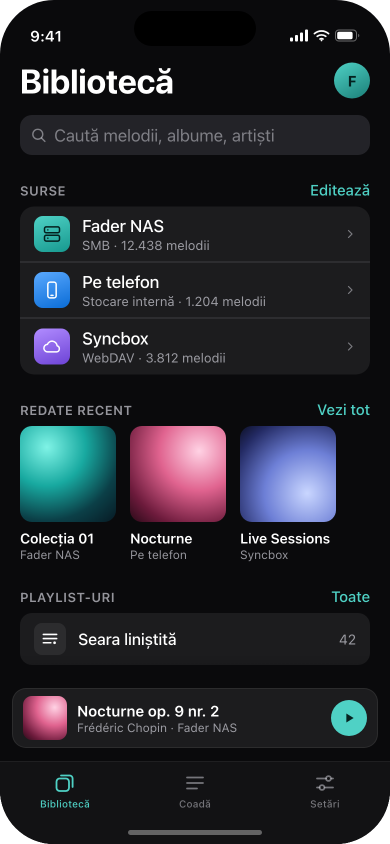
#> input picture AndroidMobile/design/shots/library.png, 780 x 1688 px (shown at 1/2 size)
$ python compose.py
#> lines starting #> are read from the running program, lines starting #| are printed output that depends on the picture
from PIL import Image, ImageDraw, ImageFilter, ImageFont
import os

SHOTS = "shots"
names = [
    ("library.png",  "Bibliotecă",            "surse, căutare, redate recent"),
    ("songs.png",    "Listă melodii",         "10.284 piste, fără blocaje"),
    ("player.png",   "Acum se redă",          "controale mari, progres clar"),
    ("settings.png", "Setări",                "accesibilitate în prim-plan"),
]

W, H = 390, 844
S = 2
PW, PH = W * S, H * S
GAP, MARGIN, HEADER = 80, 100, 240
LABEL_H = 150

cols = len(names)
sheet_w = MARGIN * 2 + PW * cols + GAP * (cols - 1)
sheet_h = HEADER + PH + LABEL_H + MARGIN

def load_font(candidates, size):
#> called with size = 64
    for path in candidates:
        if os.path.exists(path):
            try:
                return ImageFont.truetype(path, size)
            except Exception:
                continue
    return ImageFont.load_default()

SANS = ["/System/Library/Fonts/SFNS.ttf",
        "/System/Library/Fonts/Helvetica.ttc",
        "/System/Library/Fonts/Supplemental/Arial.ttf"]

f_title  = load_font(SANS, 64)
f_sub    = load_font(SANS, 30)
f_label  = load_font(SANS, 34)
f_small  = load_font(SANS, 26)

canvas = Image.new("RGB", (sheet_w, sheet_h), (10, 10, 12))

# soft teal glow
glow = Image.new("L", (sheet_w // 4, sheet_h // 4), 0)
#> glow: PIL image 890x544 L; every value is 0
gd = ImageDraw.Draw(glow)
gd.ellipse([sheet_w // 12, sheet_h // 20, sheet_w // 5, sheet_h // 5], fill=55)
glow = glow.resize((sheet_w, sheet_h), Image.LANCZOS).filter(ImageFilter.GaussianBlur(120))
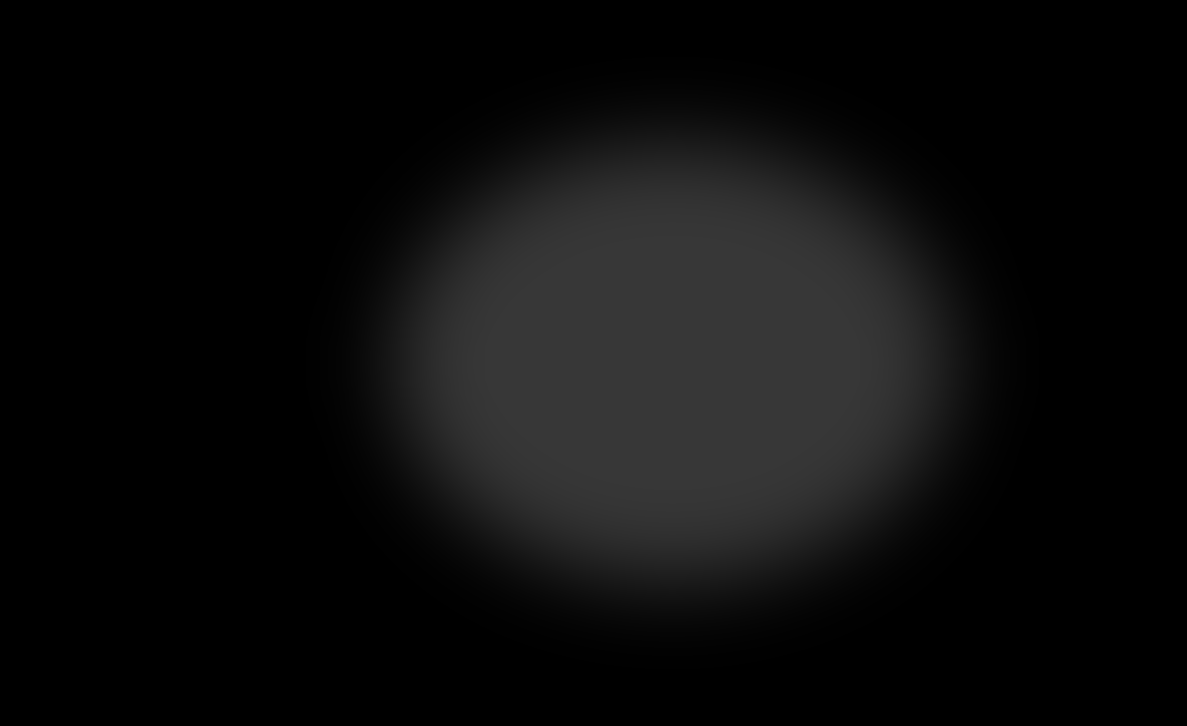
#> glow: PIL image 3560x2178 L (shown at 1/3 size); min 0, max 55, mean 12.2
canvas = Image.composite(Image.new("RGB", canvas.size, (18, 42, 44)), canvas, glow)
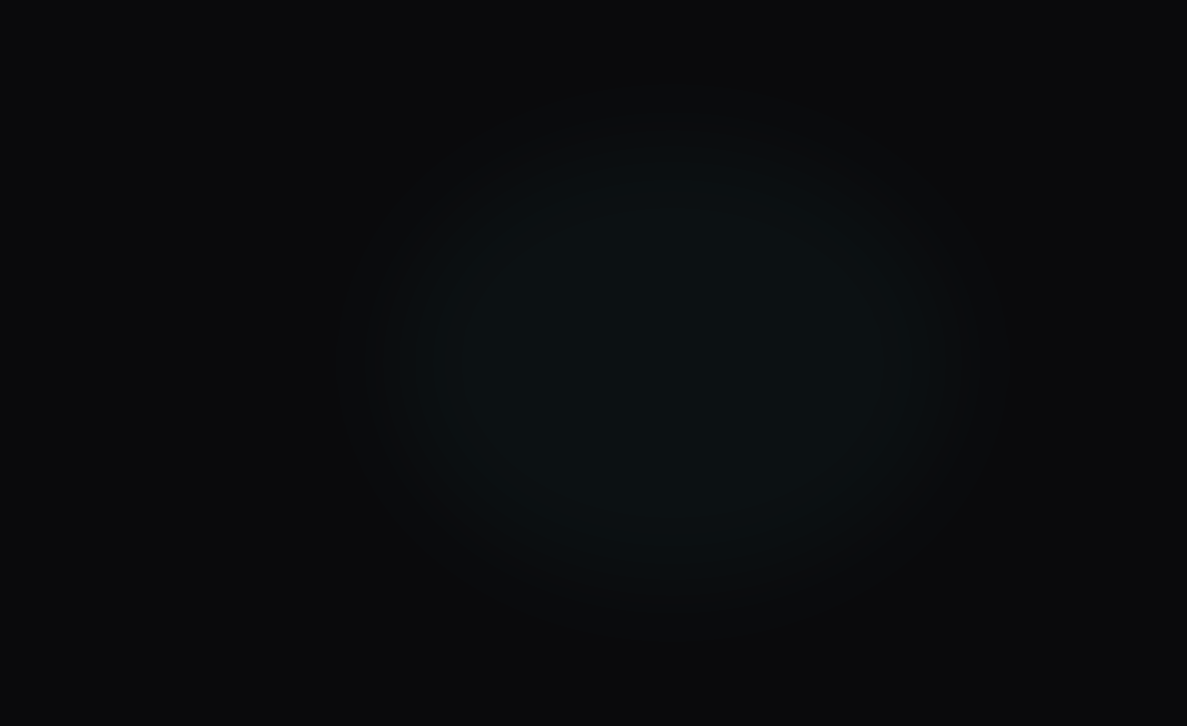
#> canvas: PIL image 3560x2178 RGB (shown at 1/3 size); mean R, G, B 10.4, 11.55, 13.55

d = ImageDraw.Draw(canvas)
d.text((MARGIN, MARGIN - 30), "Fader Mobil", font=f_title, fill=(255, 255, 255))
d.text((MARGIN, MARGIN + 52), "Direcție vizuală — iOS, un singur ecran principal, accesibil din start",
       font=f_sub, fill=(150, 160, 170))

x = MARGIN
for file, label, sub in names:
    phone = Image.open(os.path.join(SHOTS, file)).convert("RGBA")
#> phone is the input picture: PIL image 780x1688 RGBA; mean R, G, B, A 32.8, 34.5, 40.2, 253.1
    phone = phone.resize((PW, PH), Image.LANCZOS)

    # drop shadow
    sh = Image.new("RGBA", (PW + 120, PH + 120), (0, 0, 0, 0))
#> sh: PIL image 900x1808 RGBA; every value is 0
    sd = ImageDraw.Draw(sh)
    sd.rounded_rectangle([60, 60, 60 + PW, 60 + PH], radius=54 * S, fill=(0, 0, 0, 170))
    sh = sh.filter(ImageFilter.GaussianBlur(40))
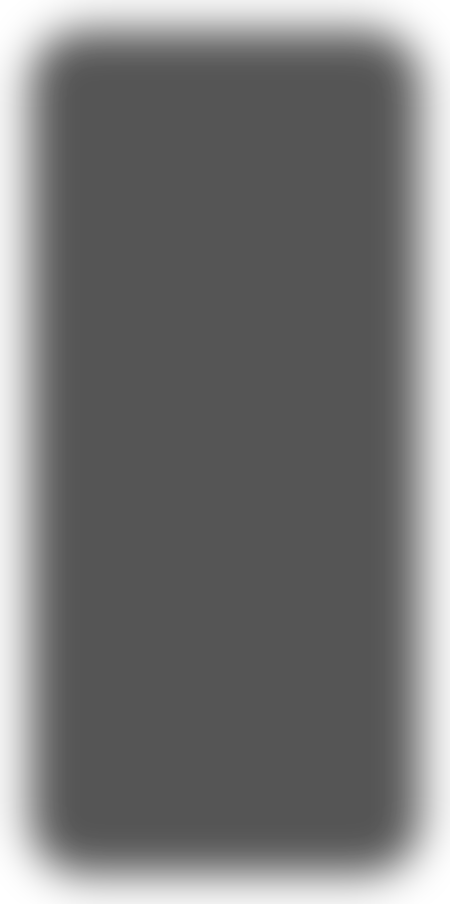
#> sh: PIL image 900x1808 RGBA (shown at 1/2 size); mean R, G, B, A 0, 0, 0, 136.4; transparent parts drawn white

    y = HEADER
    canvas.paste(sh, (x - 60, y - 60 + 14), sh)
    canvas.paste(phone, (x, y), phone)
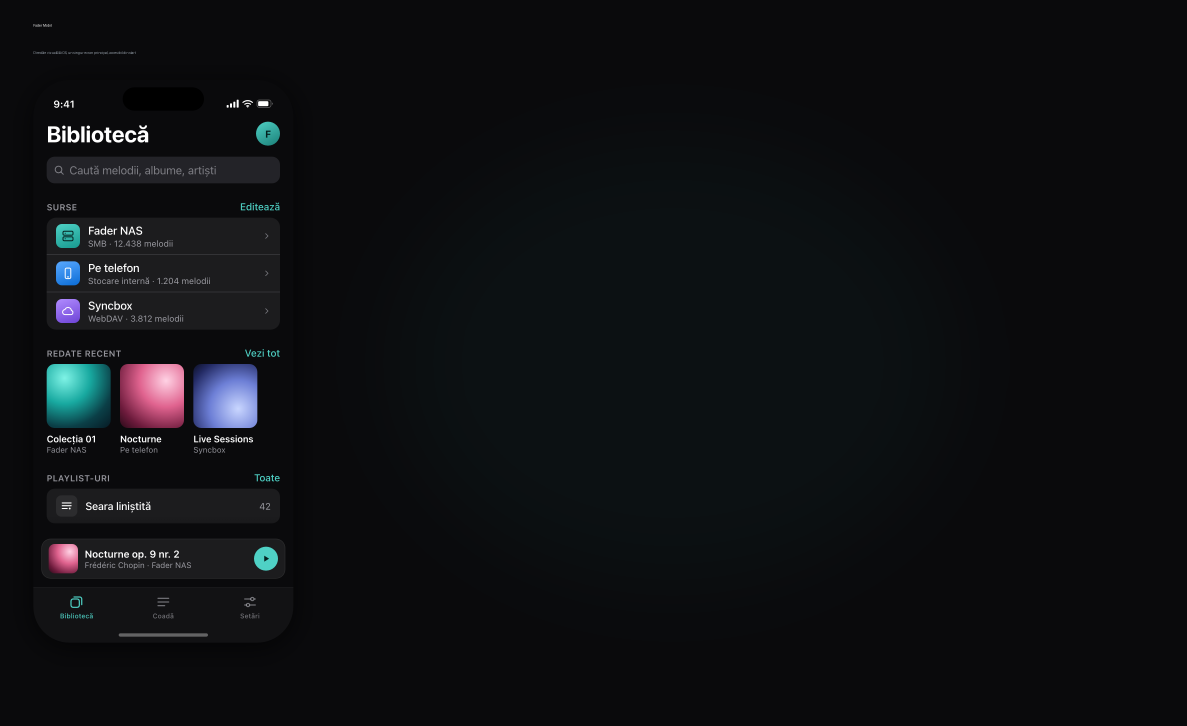
#> canvas: PIL image 3560x2178 RGB (shown at 1/3 size); mean R, G, B 14.2, 15.7, 18.3

    d.text((x + 4, y + PH + 42), label, font=f_label, fill=(255, 255, 255))
    d.text((x + 4, y + PH + 92), sub, font=f_small, fill=(140, 150, 160))
    x += PW + GAP
#> pass 2 of the loop `for file, label, sub in names:`:
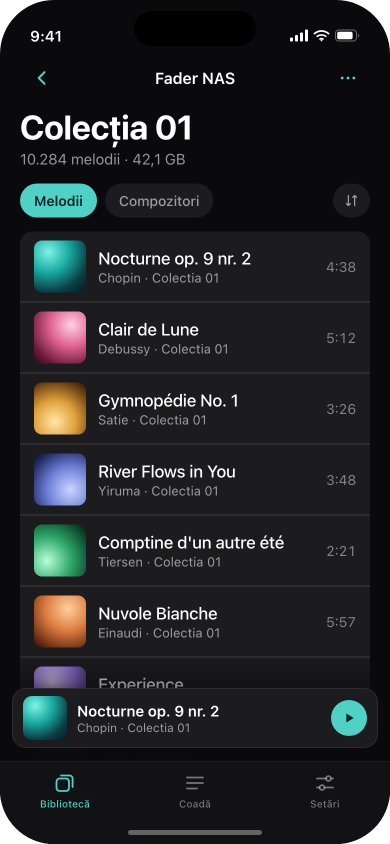
#> input picture AndroidMobile/design/shots/songs.png, 780 x 1688 px (shown at 1/2 size)
#> phone is the input picture: PIL image 780x1688 RGBA; mean R, G, B, A 32.9, 34.8, 36, 253.1
#> `canvas.paste(sh, (x - 60, y - 60 + 14), sh)`:
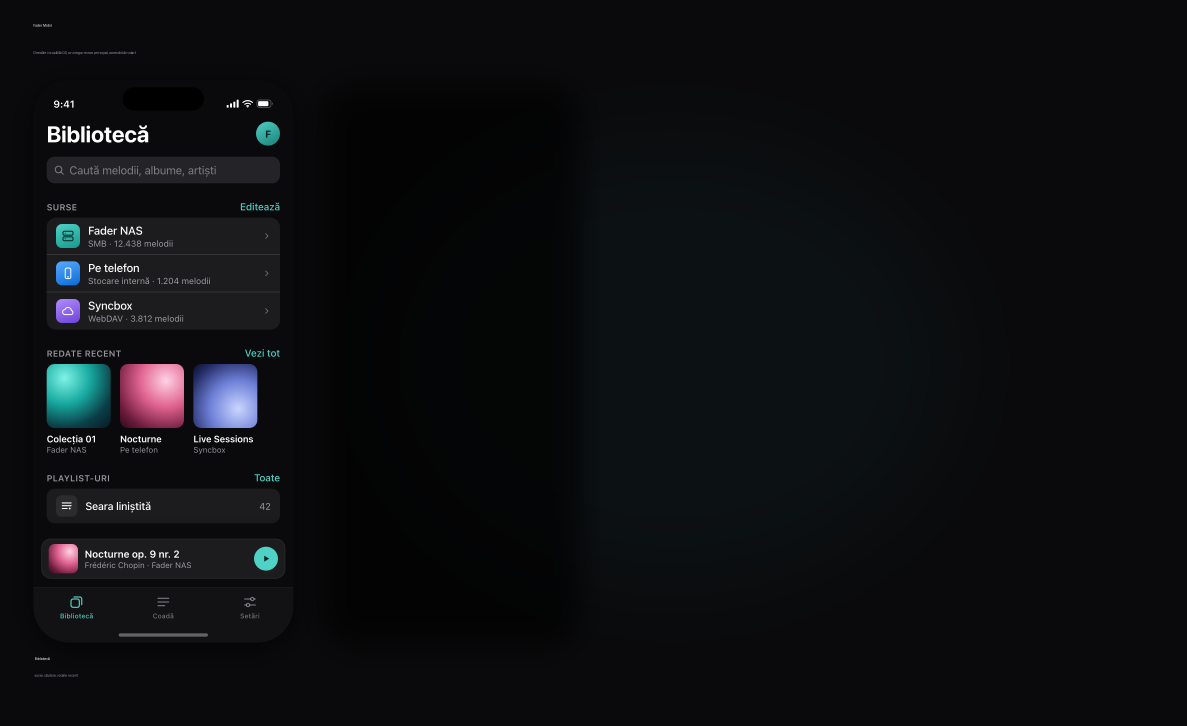
#> canvas: PIL image 3560x2178 RGB (shown at 1/3 size); mean R, G, B 13, 14.3, 16.6
#> `canvas.paste(phone, (x, y), phone)`:
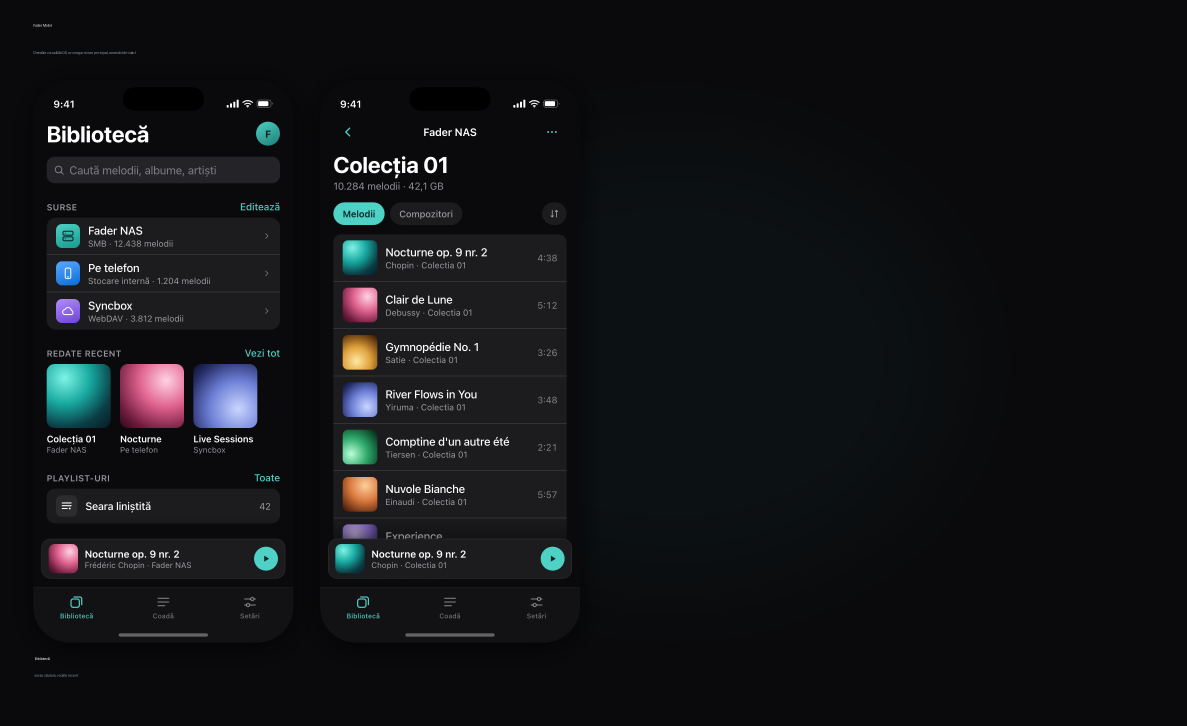
#> canvas: PIL image 3560x2178 RGB (shown at 1/3 size); mean R, G, B 18, 19.4, 21.8
#> pass 3 of the loop `for file, label, sub in names:`:
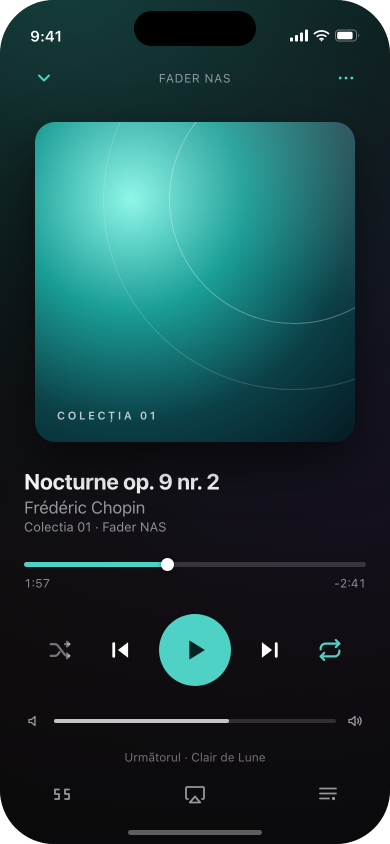
#> input picture AndroidMobile/design/shots/player.png, 780 x 1688 px (shown at 1/2 size)
#> phone is the input picture: PIL image 780x1688 RGBA; mean R, G, B, A 26, 58.9, 60.6, 253.1
#> `canvas.paste(sh, (x - 60, y - 60 + 14), sh)`:
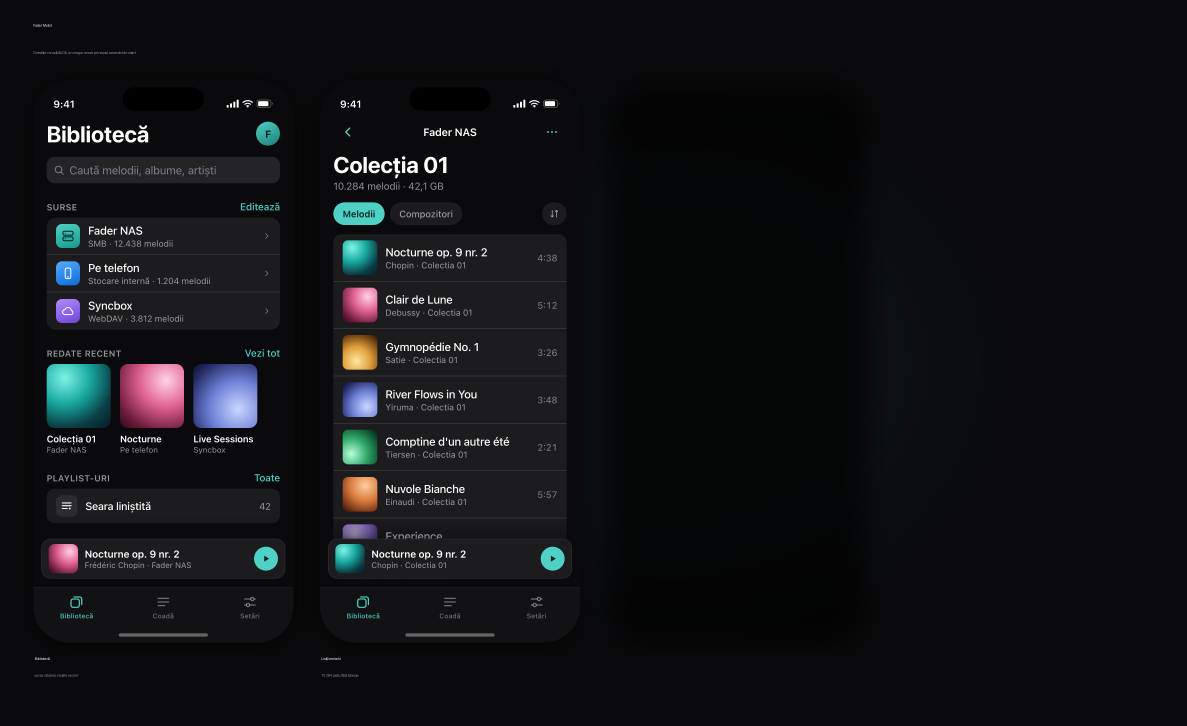
#> canvas: PIL image 3560x2178 RGB (shown at 1/3 size); mean R, G, B 16.7, 17.7, 19.9
#> `canvas.paste(phone, (x, y), phone)`:
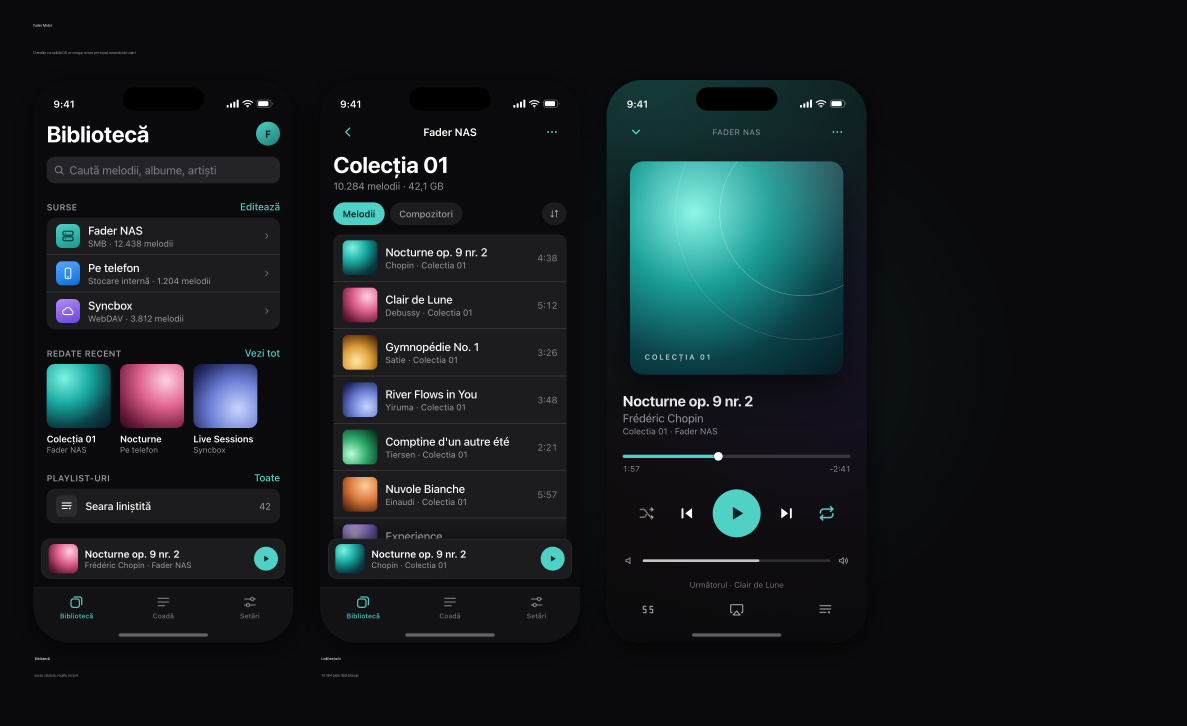
#> canvas: PIL image 3560x2178 RGB (shown at 1/3 size); mean R, G, B 20.4, 26.8, 29.2
#> the loop made 4 passes; the first 3 are shown

canvas.save("fader-mockups.png", optimize=True)
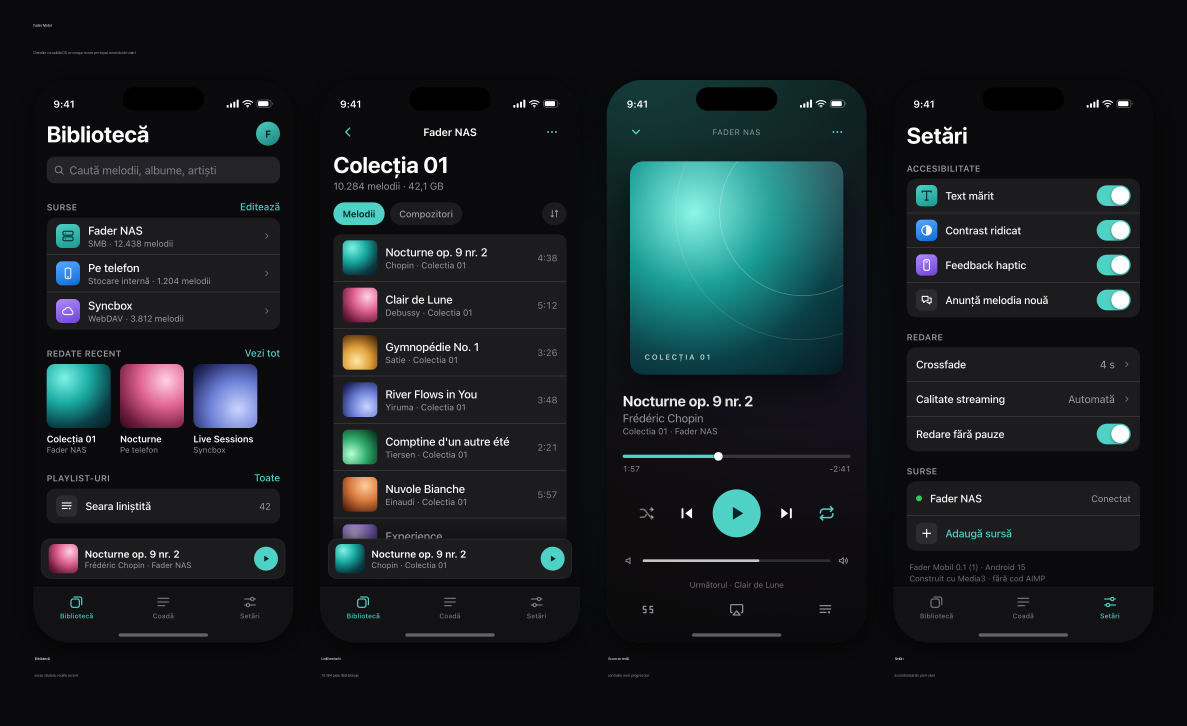
#> saved as fader-mockups.png: PIL image 3560x2178 RGB (shown at 1/3 size); mean R, G, B 23.3, 30, 32.5
print("saved", canvas.size)
#| saved (3560, 2178)
